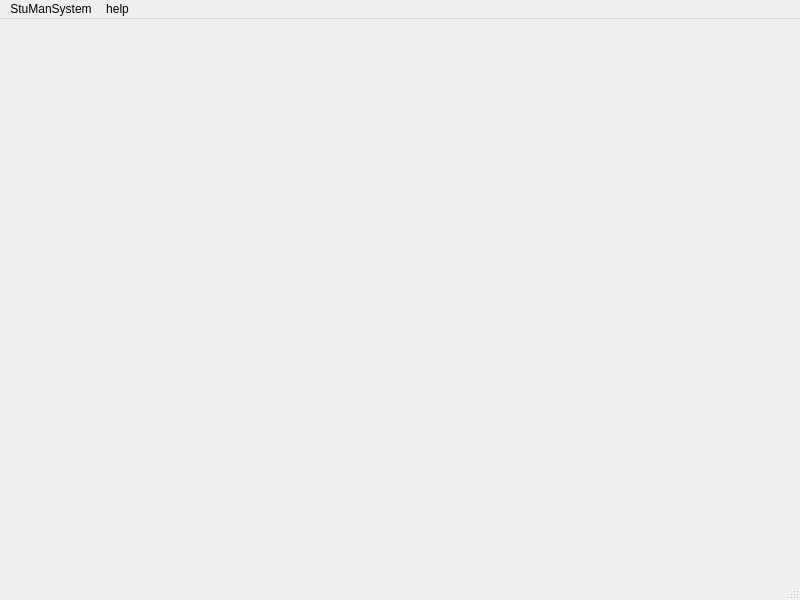
<?xml version="1.0" encoding="UTF-8"?>
<ui version="4.0">
 <class>MainWindow</class>
 <widget class="QMainWindow" name="MainWindow">
  <property name="geometry">
   <rect>
    <x>0</x>
    <y>0</y>
    <width>800</width>
    <height>600</height>
   </rect>
  </property>
  <property name="windowTitle">
   <string>MainWindow</string>
  </property>
  <widget class="QWidget" name="centralwidget"/>
  <widget class="QMenuBar" name="menubar">
   <property name="geometry">
    <rect>
     <x>0</x>
     <y>0</y>
     <width>800</width>
     <height>26</height>
    </rect>
   </property>
   <widget class="QMenu" name="menuStu">
    <property name="title">
     <string>StuManSystem</string>
    </property>
    <addaction name="actionaddStu"/>
    <addaction name="separator"/>
    <addaction name="actionquery"/>
    <addaction name="action111"/>
   </widget>
   <widget class="QMenu" name="menuhelp">
    <property name="title">
     <string>help</string>
    </property>
    <addaction name="actionhelp"/>
    <addaction name="actionhelp2"/>
   </widget>
   <addaction name="menuStu"/>
   <addaction name="menuhelp"/>
  </widget>
  <widget class="QStatusBar" name="statusbar"/>
  <action name="actionaddStu">
   <property name="text">
    <string>addStu</string>
   </property>
  </action>
  <action name="actionquery">
   <property name="text">
    <string>queryStu</string>
   </property>
  </action>
  <action name="action111">
   <property name="text">
    <string>111</string>
   </property>
  </action>
  <action name="action2222">
   <property name="text">
    <string>2222</string>
   </property>
  </action>
  <action name="actionhelp">
   <property name="text">
    <string>help</string>
   </property>
  </action>
  <action name="actionhelp2">
   <property name="text">
    <string>help2</string>
   </property>
  </action>
 </widget>
 <resources/>
 <connections/>
</ui>
